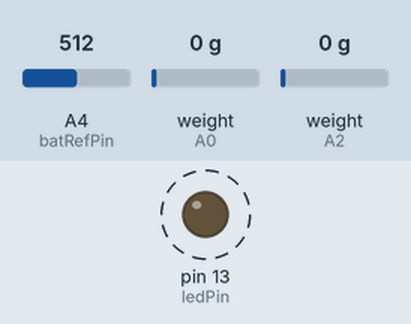
Recording of a sketch running on a simulated Arduino Uno, built with avr-gcc and run on an emulated ATmega328P. Parts: output pins drawn as LEDs (lit = HIGH). Dashed ring = blinking. The inputs (shaded band) are chosen by the test bench; at power-on: A4 (batRefPin) = 512, weight on the scale (sensors on A0, A2) 0 g. What the sketch prints to the serial monitor is not drawn.

Above: at 20.9 s.
Timing chart, 0 to 24.6 s (numbered marks = the images above):
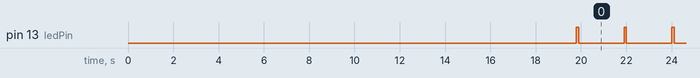

Measured:
- by itself, pin 13 (ledPin): alternates HIGH for 0.10 s and LOW for 2.0 s

The sketch:

CG_scale.ino
```cpp
#include <HX711_ADC.h>

/*
   CG scale for F3F & F3B models
   Olav Kallhovd 2016-2017
   CG Scale main components:
   1 pc load sensor front YZC-133 2kg
   1 pc load sensor rear YZC-133 3kg
   2 pc HX711 ADC, one for each load sensor (128bit resolution)
   1 pc Arduino Pro for the scale
   1 pc Arduino Pro for the Serial display
   1 pc 16*2 HD44780 LCD for the Serial display
   3D printed parts
   Max model weight with sensors above: 4 to 4,5kg depending on CG location
*/

#include <HX711_ADC.h> //https://github.com/olkal/HX711_ADC can be installed from the library manager
//Number of samples and some filtering settings can be adjusted in the HX711_ADC.h library file
//The best RATE setting is usually 10SPS, see HX711 data sheet (HX711 pin 15, can usually be set by a solder jumper on the HX711 module)
//RATE 80SPS will also work fine, but conversions will be more noisy, so consider increasing number of samples in HX711_ADC.h

//HX711 constructor (dout pin, sck pint):
HX711_ADC LoadCell_1(A2, A3); //HX711 pins front sensor (DOUT, PD_SCK)
HX711_ADC LoadCell_2(A0, A1); //HX711 pins rear sensor (DOUT, PD_SCK)

byte ledPin = LED_BUILTIN;
byte batRefPin = A4;
char toLCD[20];
boolean output;
boolean ledState;
long t1;
long t2;

const int printInterval = 500; // LCD/Serial refresh interval

//*** configuration:
//*** set dimensional calibration values:
const long WingPegDist = 1193; //calibration value in 1/10mm, projected distance between wing support points, measure with calliper (old : 1198)
const long LEstopperDist = 316; //calibration value 1/10mm, projected distance from front wing support point to leading edge (stopper pin), measure with calliper (old : 300)
//*** set scale calibration values (best to have the battery connected when doing calibration):
const float ldcell_1_calfactor = 1121.0; // user set calibration factor load cell front (float) old : 954
const float ldcell_2_calfactor = 699.0; // user set calibration factor load cell rear (float) old : 799
//***
const long stabilisingtime = 3000; // tare precision can be improved by adding a few seconds of stabilising time
//***
const long CGoffset = ((WingPegDist / 2) + LEstopperDist) * 10;

void setup() {
  //***
  output = 1; //change to 1 for LCD, output = 0 for Serial terminal (for calibrating), output = 1 for LCD !!!
  //***

  delay(10000);
  Serial.begin(9600);
  Serial.write(254);
  Serial.write(128);
  Serial.print("F3X COG scale   ;");
  Serial.write(254);
  Serial.write(192);
  Serial.print("Bat:");
  int batval = readBattVoltage();
  Serial.write((char)(batval / 1000) + 48);
  Serial.print(".");
  Serial.write((char)((batval % 1000) / 100) + 48);
  Serial.write((char)((batval % 100) / 10) + 48);
  Serial.print("V     ");
  delay(3000);
  if (output == 0) { //if output to serial terminal
    Serial.println();
    Serial.println("Wait for stabilising and tare...");
  }

  LoadCell_1.begin();
  LoadCell_2.begin();
  byte loadcell_1_rdy = 0;
  byte loadcell_2_rdy = 0;
  while ((loadcell_1_rdy + loadcell_2_rdy) < 2) { //run startup, stabilisation and tare, both modules simultaneously
    if (!loadcell_1_rdy) loadcell_1_rdy = LoadCell_1.startMultiple(stabilisingtime);
    if (!loadcell_2_rdy) loadcell_2_rdy = LoadCell_2.startMultiple(stabilisingtime);
  }
  LoadCell_1.setCalFactor(ldcell_1_calfactor); // set calibration factor
  LoadCell_2.setCalFactor(ldcell_2_calfactor); // set calibration factor

  pinMode(ledPin, OUTPUT); //led
  digitalWrite(ledPin, HIGH);

  if (output == 1) { //if output to LCD
    Serial.write(254);
    Serial.write(127); // clear lcd
  }
}

int readBattVoltage() { // read battery voltage
  long battvalue = 0;
  battvalue += analogRead(batRefPin);
  battvalue += analogRead(batRefPin);
  battvalue *= 4883L; // analog reading * (5.00V*1000000)/1024 (adjust value if VCC is not 5.0V)
  battvalue /= 640L; // this number comes from the resistor divider value ((R2/(R1+R2))*1000)/noof analogreadings (adjust value if required)
  //Serial.println(battvalue);
  if (battvalue < 7500) { //
    //low bat warning code goes here, not implemented
  }
  return battvalue;
}

void flashLED() {
  if (t2 < millis()) {
    if (ledState) {
      t2 = millis() + 2000;
      ledState = 0;
    }
    else {
      t2 = millis() + 100;
      ledState = 1;
    }
    digitalWrite(ledPin, ledState);
  }
}

void loop() {
  //library function update() should be called at least as often as HX711 sample rate; >10Hz@10SPS, >80Hz@80SPS
  //longer delay in scetch will reduce effective sample rate (be careful with delay() in loop)
  LoadCell_1.update();
  LoadCell_2.update();

  // calculate CG and update serial/LCD
  if (t1 < millis()) {
    t1 = millis() + printInterval;
    float a = LoadCell_1.getData();
    float b = LoadCell_2.getData();
    long weightAvr[3];
    float CGratio;
    long CG;
    weightAvr[0] = a * 100;
    weightAvr[1] = b * 100;
    long weightTot = weightAvr[0] + weightAvr[1];

    if (weightAvr[0] > 500 && weightAvr[1] > 500) {
      long a = weightAvr[1] / 10;
      long b = weightAvr[0] / 10;
      CGratio = (((a * 10000) / (a + b)));
      CG = ((((WingPegDist) * CGratio) / 1000) - ((WingPegDist * 10) / 2) + CGoffset);
    }
    else {
      CG = 0;
    }
    // if output = 0: print result to serial terminal:
    if (output == 0) {
      for (byte a = 0; a < 2; a++) {
        Serial.print("weight_LdCell_");
        Serial.print(a + 1);
        Serial.print(": ");
        long i = weightAvr[a];
        if (i < 0) {
          Serial.print('-');
          i = ~weightAvr[a];
        }
        Serial.print(i / 100);
        Serial.print('.');
        if ((i % 100) < 10) {
          Serial.print("0");
        }
        Serial.print(i % 100);
        Serial.print("      ");
      }
      Serial.print("CG:");
      Serial.print(CG / 100);
      Serial.print('.');
      Serial.println(CG % 100);
    }
    else { //if output = 1: print to serial LCD
      toLCD[0] = 254;
      toLCD[1] = 192;
      toLCD[2] = 'W';
      toLCD[3] = 't';
      toLCD[4] = ':';
      if (weightTot < 0 && weightTot >= - 100) {
        weightTot = 0;
      }
      if (weightTot < -100) {
        toLCD[5] = 'E';
        toLCD[6] = 'r';
        toLCD[7] = 'r';
        toLCD[8] = '.';
      }
      else {
        toLCD[5] = (char)(weightTot / 100000) + 48;
        toLCD[6] = (char)((weightTot % 100000) / 10000) + 48;
        toLCD[7] = (char)((weightTot % 10000) / 1000) + 48;
        toLCD[8] = (char)((weightTot % 1000) / 100) + 48;
      }
      toLCD[9] = ' ';
      if (CG != 0) {
        toLCD[10] = 'C';
        toLCD[11] = 'G';
        toLCD[12] = ':';
        toLCD[13] = (char)(CG / 10000) + 48;
        toLCD[14] = (char)((CG % 10000) / 1000) + 48;
        toLCD[15] = (char)((CG % 1000) / 100) + 48;
        toLCD[16] = '.';
        toLCD[17] = (char)((CG % 100) / 10) + 48;
      }
      else {
        for (byte s = 10; s < 18; s++) {
          toLCD[s] = ' ';
        }
      }
      toLCD[18] = ';';
      for (byte i = 0; i < sizeof(toLCD) - 1; i++) {
        Serial.write(toLCD[i]);
      }
    }
    readBattVoltage();
  }
  flashLED();
}
```
